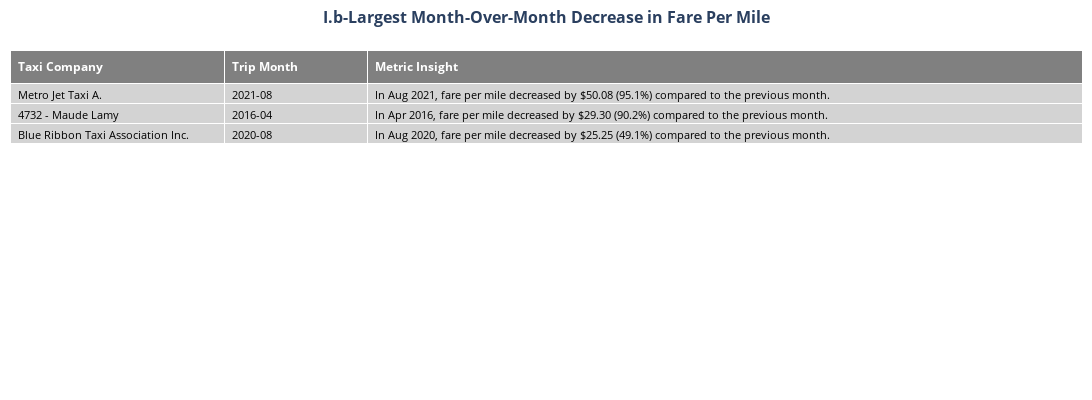

Write notebook code for a chart like this one.
### Markdown cell above
##### ✔ Show as Chart

### Code cell
from plotly import graph_objects as go  # Import Plotly graph_objects

# Create a new Plotly figure for the table
fig_ib = go.Figure()

# Add a table to the figure using the insights_ib DataFrame
fig_ib.add_trace(go.Table(
    header=dict(
        values=['<b>Taxi Company</b>', '<b>Trip Month</b>', '<b>Metric Insight</b>'],
        fill_color='grey',
        align='left',
        font=dict(size=12, color='white')
    ),
    cells=dict(
        values=[
            insights_ib['Taxi_Company'], 
            insights_ib['Trip_Month'], 
            insights_ib['Metric_Insight']
        ],
        fill_color='lightgrey',
        align='left',
        font=dict(size=11, color='black')
    )
))

# Update the layout to reduce white space below the table
fig_ib.update_layout(
    title={
        'text': f"<b>{insights_ib['Metric_Description'].iloc[0]}</b>",
        'y': 0.97,  # Position the title above the table
        'x': 0.5,   # Center the title
        'xanchor': 'center',
        'yanchor': 'top',
        'font': dict(size=16)
    },
    autosize=True,
    width=1500,  # Set a fixed width to accommodate all columns
    height=400,  # Reduce the height to minimize white space
    margin=dict(l=10, r=10, t=50, b=10)  # Adjust margins for better spacing
)

# Adjust column widths to fit the data
fig_ib.data[0].columnwidth = [1.5, 1, 5]  # Set proportional widths for Taxi Company, Trip Month, and Metric Insight

# Display the interactive table
fig_ib.show()

### Figure 1 — Plotly figure (JSON) as saved in the notebook; plotly's stock layout.template omitted (floating-point values rounded to 4 significant figures)
{"data": [{"cells": {"align": "left", "fill": {"color": "lightgrey"}, "font": {"color": "black", "size": 11}, "values": [["Metro Jet Taxi A.", "4732 - Maude Lamy", "Blue Ribbon Taxi Association Inc."], ["2021-08", "2016-04", "2020-08"], ["In Aug 2021, fare per mile decreased by $50.08 (95.1%) compared to the previous month.", "In Apr 2016, fare per mile decreased by $29.30 (90.2%) compared to the previous month.", "In Aug 2020, fare per mile decreased by $25.25 (49.1%) compared to the previous month."]]}, "columnwidth": [1.5, 1, 5], "header": {"align": "left", "fill": {"color": "grey"}, "font": {"color": "white", "size": 12}, "values": ["<b>Taxi Company</b>", "<b>Trip Month</b>", "<b>Metric Insight</b>"]}, "type": "table"}], "layout": {"autosize": true, "height": 400, "margin": {"b": 10, "l": 10, "r": 10, "t": 50}, "title": {"font": {"size": 16}, "text": "<b>I.b-Largest Month-Over-Month Decrease in Fare Per Mile</b>", "x": 0.5, "xanchor": "center", "y": 0.97, "yanchor": "top"}, "width": 1500}}
